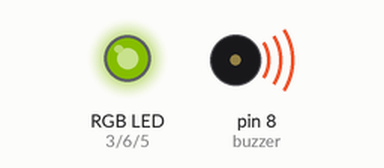
Bench run of a sketch on a simulated Arduino Uno, built with avr-gcc and run on an emulated ATmega328P. Shown: an RGB LED mixed from three pins (HIGH = lit), buzzer (waves = sounding). Dim RGB values are drawn brighter than linear.

Above: at 0.05 s.
At 0.65 s:
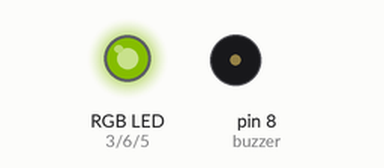
At 1.25 s:
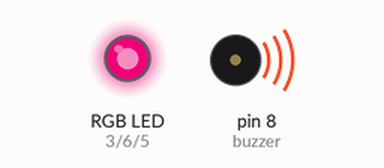
At 2.5 s:
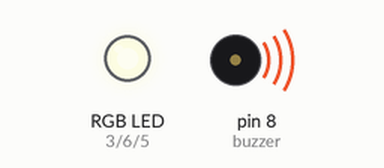
At 3.75 s:
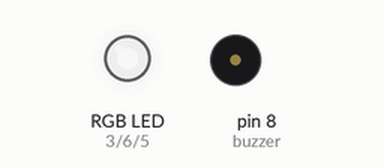
At 5.0 s:
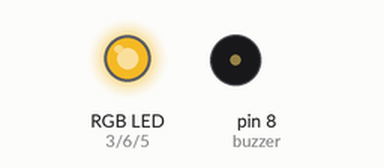
Timing chart, 0 to 6.5 s (numbered marks = the images above):
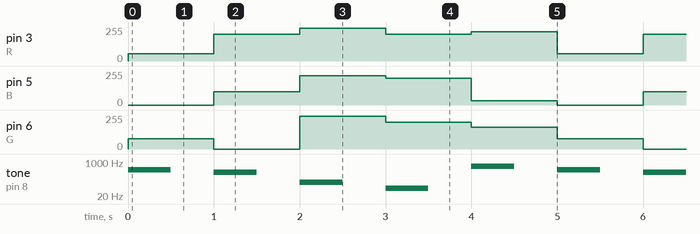

The sketch:

codigo_buzzer_rgb.ino
```cpp
// C++ code
//
int buzzer = 8;
#define R 3
#define G 6
#define B 5
void setup()
{
  Serial.begin(9600);
  pinMode(R, OUTPUT);
  pinMode(G, OUTPUT);
  pinMode(B, OUTPUT);
  pinMode(buzzer, OUTPUT);
}

void loop()
{
  analogWrite(R, 55);
  analogWrite(G, 78);
  analogWrite(B, 0);
  tone(buzzer, 400, 1000);
  delay(500);
  noTone(buzzer);
  delay(500);

  analogWrite(R, 200);
  analogWrite(G, 0);
  analogWrite(B, 100);
  tone(buzzer, 300, 1000);
  delay(500);
  noTone(buzzer);
  delay(500);

  analogWrite(R, 245);
  analogWrite(G, 245);
  analogWrite(B, 220);
  tone(buzzer, 100, 1000);
  delay(500);
  noTone(buzzer);
  delay(500);

  analogWrite(R, 200);
  analogWrite(G, 200);
  analogWrite(B, 200);
  tone(buzzer, 50, 1000);
  delay(500);
  noTone(buzzer);
  delay(500);

  analogWrite(R, 218);
  analogWrite(G, 165);
  analogWrite(B, 32);
  tone(buzzer, 600, 1000);
  delay(500);
  noTone(buzzer);
  delay(500);


}
```

Measured:
- by itself, pin 3 (R): repeats every 5.0 s: 200/255 1.0 s, 245/255 1.0 s, 200/255 1.0 s, 218/255 1.0 s, 55/255 1.0 s
- by itself, pin 5 (B): repeats every 5.0 s: 220/255 1.0 s, 200/255 1.0 s, 32/255 1.0 s, 0/255 1.0 s, 100/255 1.0 s
- by itself, pin 6 (G): repeats every 5.0 s: 0/255 1.0 s, 245/255 1.0 s, 200/255 1.0 s, 165/255 1.0 s, 78/255 1.0 s
- by itself, tone on pin 8 (buzzer): repeats every 5.0 s: silent 0.50 s, 300 Hz 0.50 s, silent 0.50 s, 100 Hz 0.50 s, silent 0.50 s, 50 Hz 0.50 s, silent 0.50 s, 600 Hz 0.50 s, silent 0.50 s, 400 Hz 0.50 s
